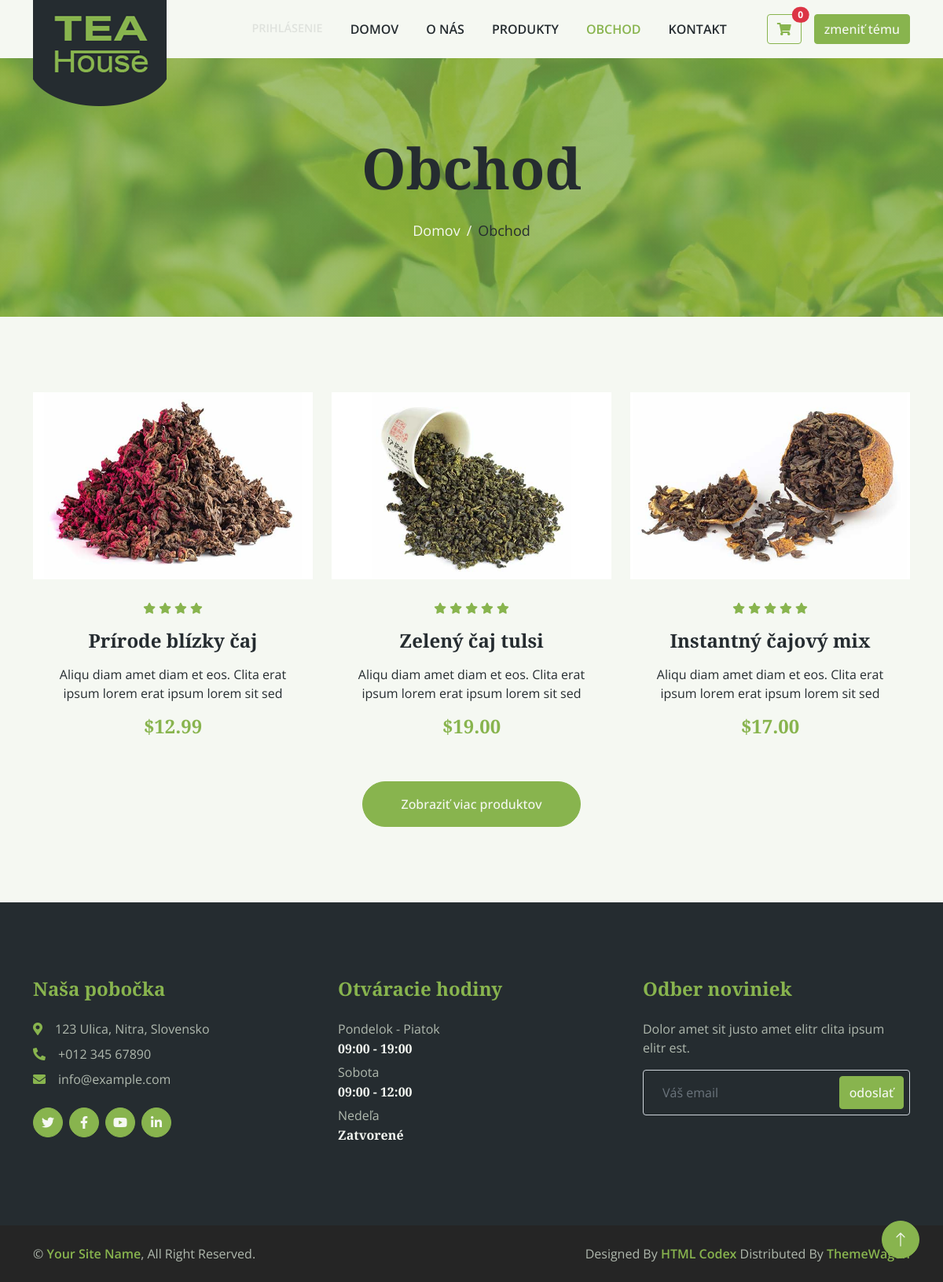
The page /store.php on the database its author committed.
### tables this page shows
CREATE TABLE `products` (
  `id` int(11) NOT NULL,
  `name` varchar(255) NOT NULL,
  `description` text DEFAULT NULL,
  `price` decimal(10,2) NOT NULL,
  `stock` int(11) NOT NULL DEFAULT 0,
  `image` varchar(255) DEFAULT NULL,
  `alt` varchar(255) DEFAULT NULL,
  `rating` tinyint(4) DEFAULT 0
);

### classes/Theme.php (called while the page is built, shortened)
<?php
class Theme
{
    public static function applyThemeClass(): string
    {
        return $_SESSION['theme'] ?? '';
    }
}

### parts/theme_handler.php (called while the page is built, shortened)
<?php
require_once __DIR__.'/../classes/Theme.php';
$themeClass = Theme::applyThemeClass();
?>

### classes/GenerateHeader.php (called while the page is built, shortened)
<?php
class GenerateHeader
{
    public function generateHeader(): array
    {
        $currentPage = basename($_SERVER['SCRIPT_NAME']);
        $json = file_get_contents(__DIR__ . '/../data/datas.json');
        $data = json_decode($json, true);
        $pages = $data['stranky'] ?? [];
        return [
            'title1' => $pages[$currentPage]['title'] ?? '',
            'title3' => $pages[$currentPage]['title2'] ?? '',
        ];
    }
}

### store.php (the view, shortened to what this page needs)
<?php
include_once 'parts/theme_handler.php';
?>
<!DOCTYPE html>
<html lang="sk">
<?php
include_once 'parts/head.php';
?>
<body class="<?php echo $themeClass; ?>">
    <?php
    include_once 'parts/nav.php';
    include_once 'parts/header.php';
    $db = new Database();
    $conn = $db->getConnection();
    $stmt = $conn->query("SELECT * FROM products");
    $products = $stmt->fetchAll();
    ?>
        <div class="container-xxl py-5">
            <div class="container">
                <div class="row g-4">
                    <?php foreach ($products as $index => $product): ?>
                        <div class="col-lg-4 col-md-6 wow fadeInUp" data-wow-delay="<?php echo 0.1 + ($index * 0.2); ?>s">
                            <div class="store-item position-relative text-center">
                                <img class="img-fluid" src="<?php echo htmlspecialchars($product['image']); ?>" alt="<?php echo htmlspecialchars($product['alt']); ?>">
                                <div class="p-4">
                                    <div class="text-center mb-3">
                                    </div>
                                    <h4 class="mb-3"><?php echo htmlspecialchars($product['name']); ?></h4>
                                    <p><?php echo htmlspecialchars($product['description']); ?></p>
                                    <h4 class="text-primary">$<?php echo number_format($product['price'], 2); ?></h4>
                                </div>
                            </div>
                        </div>
                    <?php endforeach; ?>
                    <div class="col-12 text-center wow fadeInUp" data-wow-delay="0.1s">
                        <a href="" class="btn btn-primary rounded-pill py-3 px-5">Zobraziť viac produktov</a>
                    </div>
                </div>
            </div>
        </div>
    <?php
    include_once 'parts/footer.php';
    ?>
</body>
</html>

### parts/head.php (shortened to what this page needs)
<head>
    <link href="https://cdnjs.cloudflare.com/ajax/libs/font-awesome/5.10.0/css/all.min.css" rel="stylesheet">
    <link href="https://cdn.jsdelivr.net/npm/bootstrap-icons@1.4.1/font/bootstrap-icons.css" rel="stylesheet">
    <link href="/cajovna/lib/animate/animate.min.css" rel="stylesheet">
    <link href="/cajovna/lib/owlcarousel/assets/owl.carousel.min.css" rel="stylesheet">
    <link href="/cajovna/css/bootstrap.min.css" rel="stylesheet">
    <link href="/cajovna/css/style.css" rel="stylesheet">
</head>

### parts/nav.php (shortened to what this page needs)
<?php
$strankaTeraz = basename($_SERVER['PHP_SELF']);
$cart_count = isset($_SESSION['cart']) ? array_sum($_SESSION['cart']) : 0;
?>
<div class="container-fluid sticky-top">
    <div class="container">
        <nav class="navbar navbar-expand-lg navbar-light py-2 py-lg-0">
            <a href="/cajovna/index.php" class="navbar-brand">
                <img class="img-fluid" src="/cajovna/img/logo.png" alt="Logo">
            </a>
            <div class="collapse navbar-collapse" id="navbarCollapse">
                <div class="navbar-nav ms-auto">
                    <?php if (empty($_SESSION['admin_logged_in'])): ?>
                        <a href="/cajovna/admin/login.php" class="nav-item nav-link <?php echo $strankaTeraz == 'login.php' ? 'active' : ''; ?>" style="opacity: 0.1; font-size: 0.9rem;">Prihlásenie</a>
                    <?php else: ?>
                        <a href="/cajovna/admin/logout.php" class="nav-item nav-link text-danger" style="font-weight: bold;">Odhlásiť</a>
                    <?php endif; ?>
                    <a href="/cajovna/index.php" class="nav-item nav-link <?php echo $strankaTeraz == 'index.php' ? 'active' : ''; ?>">Domov</a>
                    <a href="/cajovna/about.php" class="nav-item nav-link <?php echo $strankaTeraz == 'about.php' ? 'active' : ''; ?>">O nás</a>
                    <a href="/cajovna/product.php" class="nav-item nav-link <?php echo $strankaTeraz == 'product.php' ? 'active' : ''; ?>">Produkty</a>
                    <a href="/cajovna/store.php" class="nav-item nav-link <?php echo $strankaTeraz == 'store.php' ? 'active' : ''; ?>">Obchod</a>
                    <a href="/cajovna/contact.php" class="nav-item nav-link <?php echo $strankaTeraz == 'contact.php' ? 'active' : ''; ?>">Kontakt</a>
                </div>
                <div class="d-flex align-items-center">
                    <a href="/cajovna/cart_page.php" class="btn btn-outline-primary position-relative ms-3">
                        <i class="fa fa-shopping-cart"></i>
                        <span class="position-absolute top-0 start-100 translate-middle badge rounded-pill bg-danger">
                            <?php echo $cart_count; ?>
                        </span>
                    </a>
                    <button onclick="window.location.href='?toggle_theme=true';" class="btn btn-primary ms-3">
                        zmeniť tému
                    </button>
                </div>
            </div>
        </nav>
    </div>
</div>

### parts/header.php (shortened to what this page needs)
<?php
    include_once 'classes/GenerateHeader.php';
    $header = new GenerateHeader();
    $headerData = $header->generateHeader();
?>
<div class="container-fluid page-header py-5 mb-5 wow fadeIn" data-wow-delay="0.1s">
    <div class="container text-center py-5">
        <h1 class="display-2 text-dark mb-4 animated slideInDown">
            <?php echo htmlspecialchars($headerData['title1']) ?>
        </h1>
        <nav aria-label="breadcrumb animated slideInDown">
            <ol class="breadcrumb justify-content-center mb-0">
                <li class="breadcrumb-item"><a href="index.php">Domov</a></li>
                <li class="breadcrumb-item text-dark" aria-current="page">
                    <?php echo htmlspecialchars($headerData['title3']) ?>
                </li>
            </ol>
        </nav>
    </div>
</div>

### parts/footer.php (shortened to what this page needs)
<div class="container-fluid bg-dark footer mt-5 py-5 wow fadeIn" data-wow-delay="0.1s">
    <div class="container py-5">
        <div class="row g-5">
            <div class="col-lg-4 col-md-6">
                <h4 class="text-primary mb-4">Naša pobočka</h4>
                <p class="mb-2"><i class="fa fa-map-marker-alt text-primary me-3"></i>123 Ulica, Nitra, Slovensko</p>
                <p class="mb-2"><i class="fa fa-phone-alt text-primary me-3"></i>+012 345 67890</p>
                <p class="mb-2"><i class="fa fa-envelope text-primary me-3"></i>info@example.com</p>
                <div class="d-flex pt-3">
                    <a class="btn btn-square btn-primary rounded-circle me-2" href="https://twitter.com"><i class="fab fa-twitter"></i></a>
                    <a class="btn btn-square btn-primary rounded-circle me-2" href="https://facebook.com"><i class="fab fa-facebook-f"></i></a>
                    <a class="btn btn-square btn-primary rounded-circle me-2" href="https://youtube.com"><i class="fab fa-youtube"></i></a>
                    <a class="btn btn-square btn-primary rounded-circle me-2" href="https://linkedin.com"><i class="fab fa-linkedin-in"></i></a>
                </div>
            </div>
            <div class="col-lg-4 col-md-6">
                <h4 class="text-primary mb-4">Otváracie hodiny</h4>
                <p class="mb-1">Pondelok - Piatok</p>
                <h6 class="text-light">09:00 - 19:00 </h6>
                <p class="mb-1">Sobota</p>
                <h6 class="text-light">09:00 - 12:00 </h6>
                <p class="mb-1">Nedeľa</p>
                <h6 class="text-light">Zatvorené</h6>
            </div>
            <div class="col-lg-4 col-md-6">
                <h4 class="text-primary mb-4">Odber noviniek</h4>
                <p>Dolor amet sit justo amet elitr clita ipsum elitr est.</p>
                <form action="/cajovna/db/spracovanie_newsletter.php" method="POST">
                <div class="position-relative w-100">
                    <input class="form-control bg-transparent w-100 py-3 ps-4 pe-5 text-white" type="email" placeholder="Váš email" name="newsletterEmail" required>
                    <button type="submit" class="btn btn-primary py-2 position-absolute top-0 end-0 mt-2 me-2">odoslať</button>
                </div>
                </form>
            </div>
        </div>
    </div>
</div>
<div class="container-fluid copyright py-4">
    <div class="container">
        <div class="row">
            <div class="col-md-6 text-center text-md-start mb-3 mb-md-0">
                &copy; <a class="fw-medium" href="#">Your Site Name</a>, All Right Reserved.
            </div>
            <div class="col-md-6 text-center text-md-end">
                Designed By <a class="fw-medium" href="https://htmlcodex.com">HTML Codex</a> Distributed By <a class="fw-medium" href="https://themewagon.com">ThemeWagon</a>
            </div>
        </div>
    </div>
</div>
<a href="#" class="btn btn-lg btn-primary btn-lg-square rounded-circle back-to-top"><i class="bi bi-arrow-up"></i></a>

### css/style.css (style rules this page uses)
:root { --primary: #88B44E; --secondary: #FB9F38; --light: #F5F8F2; --dark: #252C30; }
body { background-color: var(--light); color: var(--dark); transition: background-color 0.3s, color 0.3s; }
body .container-fluid.sticky-top { background-color: var(--light); }
body .navbar { background-color: var(--light); color: var(--dark); }
body .navbar .nav-link { color: var(--dark); }
body .navbar .nav-link:hover, body .navbar .nav-link.active { color: var(--primary); }
.back-to-top { position: fixed; display: none; right: 30px; bottom: 30px; z-index: 99; }
.fw-medium { font-weight: 600; }
.btn { transition: .5s; font-weight: 500; }
.btn-primary, .btn-outline-primary:hover { color: var(--light); }
.btn-square { width: 38px; height: 38px; }
.btn-lg-square { width: 48px; height: 48px; }
.btn-square, .btn-sm-square, .btn-lg-square { padding: 0; display: flex; align-items: center; justify-content: center; font-weight: normal; }
.sticky-top { top: -150px; transition: .5s; }
.navbar .navbar-brand { position: absolute; padding: 0; width: 170px; height: 135px; top: 0; left: 0; }
.navbar .navbar-nav .nav-link { margin-right: 35px; padding: 25px 0; color: var(--dark); font-weight: 600; text-transform: uppercase; outline: none; }
.navbar .navbar-nav .nav-link:hover, .navbar .navbar-nav .nav-link.active { color: var(--primary); }
.page-header { background: linear-gradient(rgba(136, 180, 78, .7), rgba(136, 180, 78, .7)), url(../img/carousel/carousel-1.jpg) center center no-repeat; background-size: cover; }
.page-header .breadcrumb-item+.breadcrumb-item::before { color: var(--light); }
.page-header .breadcrumb-item, .page-header .breadcrumb-item a { font-size: 18px; color: var(--light); }
.footer { color: #B0B9AE; }
.copyright { color: #B0B9AE; }
.copyright { background: #252525; }

### rows shown on the page
products: image (picture), name "Prírode blízky čaj", description "Aliqu diam amet diam et eos. Clita erat ipsum lorem erat ipsum lorem sit sed", price "12.99"
products: image (picture), name "Zelený čaj tulsi", description "Aliqu diam amet diam et eos. Clita erat ipsum lorem erat ipsum lorem sit sed", price "19.00"
products: image (picture), name "Instantný čajový mix", description "Aliqu diam amet diam et eos. Clita erat ipsum lorem erat ipsum lorem sit sed", price "17.00"

### other values the page prints
$cart_count "0"
$headerData['title1'] "Obchod"
$headerData['title3'] "Obchod"
